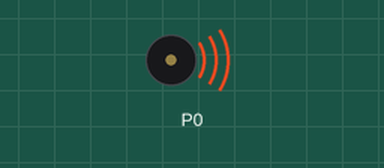
The program below on a simulated BBC micro:bit (MakeCode). Shown: buzzer (waves = sounding).

Above: at 0.5 s.
At 15.9 s:
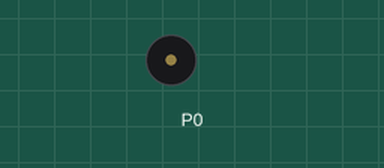
Timing chart, 0 to 22.3 s (numbered marks = the images above):
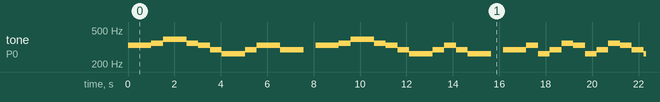

The program:

main.ts
```typescript
basic.forever(function () {
    music.playMelody("E E F G G F E D ", 120)
    music.playMelody("C C D E E D D - ", 120)
    music.playMelody("E E F G G F E D ", 120)
    music.playMelody("C C D E D C C - ", 120)
    music.playMelody("D D E C D F E C ", 120)
    music.playMelody("D F E D C D G - ", 120)
    music.playMelody("E E F G G F E D ", 120)
    music.playMelody("C C D E D C C - ", 120)
    basic.pause(2000)
})
```

test.ts
```typescript
// 테스트는 여기로 이동합니다; 이 패키지가 확장으로 사용될 때 컴파일되지 않을 것 입니다.
```

Measured:
- by itself, tone on P0: plays 330 Hz for 1.0 s, 349 Hz for 0.51 s, 392 Hz for 1.0 s, 349 Hz for 0.51 s, 330 Hz for 0.51 s, 294 Hz for 0.51 s … (177 notes in this stretch)
